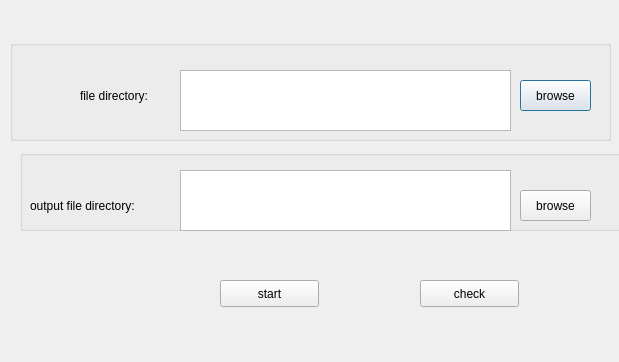
<?xml version="1.0" encoding="UTF-8"?>
<ui version="4.0">
 <class>Executefile</class>
 <widget class="QDialog" name="Executefile">
  <property name="geometry">
   <rect>
    <x>0</x>
    <y>0</y>
    <width>619</width>
    <height>362</height>
   </rect>
  </property>
  <property name="windowTitle">
   <string>file transfer</string>
  </property>
  <widget class="QGroupBox" name="groupBox">
   <property name="geometry">
    <rect>
     <x>10</x>
     <y>40</y>
     <width>601</width>
     <height>101</height>
    </rect>
   </property>
   <property name="title">
    <string/>
   </property>
   <widget class="QTextEdit" name="textEdit">
    <property name="geometry">
     <rect>
      <x>170</x>
      <y>30</y>
      <width>331</width>
      <height>61</height>
     </rect>
    </property>
   </widget>
   <widget class="QPushButton" name="browse1">
    <property name="geometry">
     <rect>
      <x>510</x>
      <y>40</y>
      <width>71</width>
      <height>31</height>
     </rect>
    </property>
    <property name="text">
     <string>browse</string>
    </property>
   </widget>
   <widget class="QLabel" name="label">
    <property name="geometry">
     <rect>
      <x>70</x>
      <y>40</y>
      <width>101</width>
      <height>31</height>
     </rect>
    </property>
    <property name="text">
     <string>file directory:</string>
    </property>
   </widget>
  </widget>
  <widget class="QGroupBox" name="groupBox_2">
   <property name="geometry">
    <rect>
     <x>20</x>
     <y>150</y>
     <width>621</width>
     <height>81</height>
    </rect>
   </property>
   <property name="title">
    <string/>
   </property>
   <widget class="QTextEdit" name="textEdit2">
    <property name="geometry">
     <rect>
      <x>160</x>
      <y>20</y>
      <width>331</width>
      <height>61</height>
     </rect>
    </property>
   </widget>
   <widget class="QPushButton" name="browse2">
    <property name="geometry">
     <rect>
      <x>500</x>
      <y>40</y>
      <width>71</width>
      <height>31</height>
     </rect>
    </property>
    <property name="text">
     <string>browse</string>
    </property>
   </widget>
   <widget class="QLabel" name="label_2">
    <property name="geometry">
     <rect>
      <x>10</x>
      <y>40</y>
      <width>151</width>
      <height>31</height>
     </rect>
    </property>
    <property name="text">
     <string>output file directory:</string>
    </property>
   </widget>
  </widget>
  <widget class="QPushButton" name="start">
   <property name="geometry">
    <rect>
     <x>220</x>
     <y>280</y>
     <width>99</width>
     <height>27</height>
    </rect>
   </property>
   <property name="text">
    <string>start</string>
   </property>
  </widget>
  <widget class="QPushButton" name="check">
   <property name="geometry">
    <rect>
     <x>420</x>
     <y>280</y>
     <width>99</width>
     <height>27</height>
    </rect>
   </property>
   <property name="text">
    <string>check</string>
   </property>
  </widget>
 </widget>
 <resources/>
 <connections/>
</ui>
